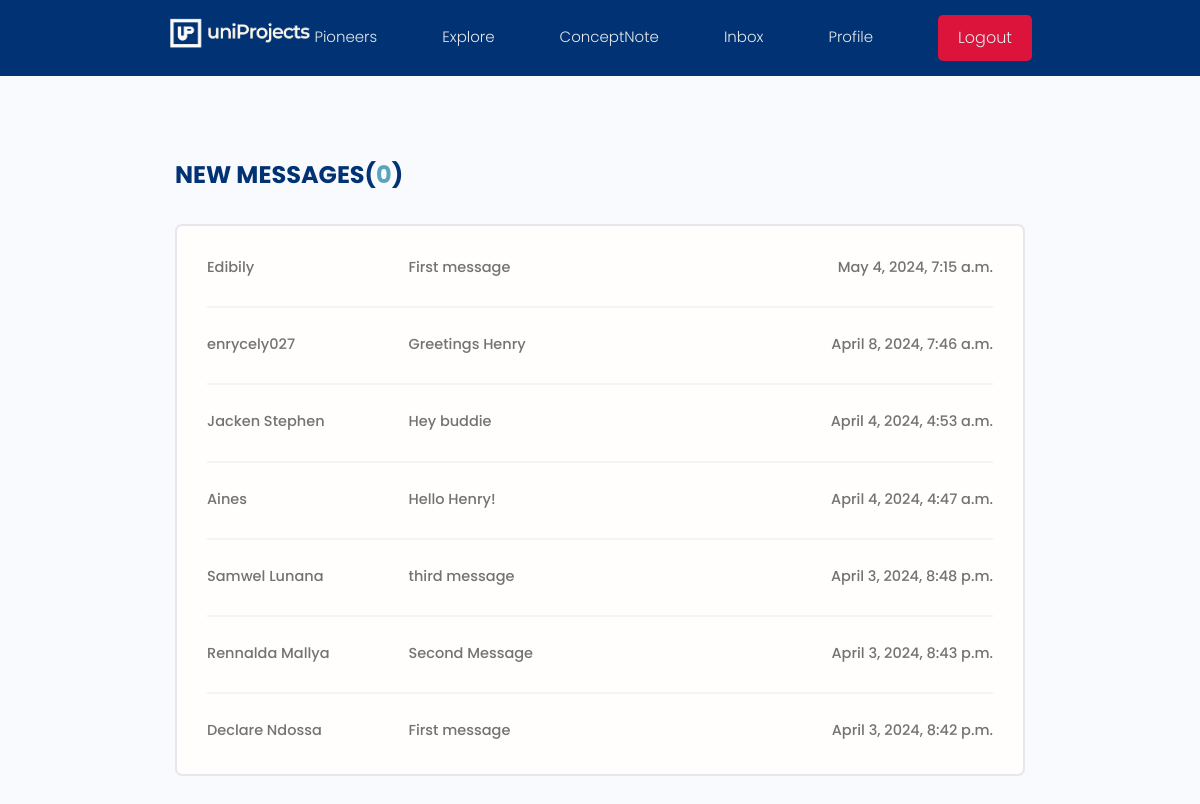
The page /users/inbox/ (signed in) on the database its author committed.
### users/models.py (models this page shows, shortened)
class Message(models.Model):
    sender = models.ForeignKey(Profile, on_delete = models.SET_NULL, blank = True, null = True)
    recipient =  models.ForeignKey(Profile, on_delete = models.SET_NULL, blank = True, null = True, related_name = 'messages')
    name = models.CharField(max_length = 200, null = True, blank = True)
    email = models.EmailField(max_length = 200, null = True, blank = True)
    subject = models.CharField(max_length = 200, null = True, blank = True)
    body = models.TextField()
    is_read = models.BooleanField(default = False, null = True)
    created = models.DateTimeField(auto_now_add = True)
    id = models.UUIDField(default=uuid.uuid4, unique = True,
                          primary_key = True, editable = False)
    class Meta:
        ordering = ['is_read', '-created']

### users/views.py (the view)
# urls.py: path('inbox/', views.inbox, name='inbox'),
@login_required(login_url='login')
def inbox(request):
    profile = request.user.profile
    messageRequests = profile.messages.all()
    unreadMessage = messageRequests.filter(is_read = False).count()
    context = {'messageRequests':messageRequests, 'unreadMessage':unreadMessage }
    return render(request, 'users/inbox.html', context)

### users/templates/users/inbox.html
{% extends 'main.html' %}
{% block content %}
  <main class="inbox my-xl">
    <div class="content-box">
      <h3 class="inbox__title">New Messages(<span>{{unreadMessage}}</span>)</h3>
      <ul class="messages">
        {% for message in messageRequests %}
        {% if message.is_read == False %}
        <li class="message message--unread">
            {% else %}
            <li class="message message">
        {% endif %}
            <a href="{%url 'message' message.id %}">
                <span class="message__author">{{message.name}}</span>
                <span class="message__subject">{{message.subject}}</span>
                <span class="message__date">{{message.created}}</span>
            </a>
        </li>
       {% endfor %}
      </ul>
    </div>
  </main>
{% endblock %}

### static/styles/app.css (style rules this page uses)
:root { --color-sub: #013374; }
.content-box { width: 95%; max-width: 85rem; margin: 0 auto; }
.inbox { height: 90vh; }
.inbox__title, .inbox__title span { font-size: 2.4rem; font-weight: 700; color: var(--color-sub); text-transform: uppercase; text-align: left; margin-bottom: 3rem; }
.inbox__title span { color: var(--color-main); }
.messages { list-style: none; background: var(--color-white); padding: 0.5rem 3rem; border: 2px solid var(--color-light); border-radius: 0.7rem; }
.message { padding: 2.5rem 0; }
.message > a span { font-size: 1.45rem; font-weight: 500; }
.message:not(:last-child) { border-bottom: 2px solid var(--color-white-light); }
.message > a { display: flex; gap: 1rem; }
.message__author, .message__date { flex-basis: 25%; }
.message__subject { flex-basis: 50%; }
.message__date { text-align: right; }

### static/uikit/styles/modules/_variables.css (style rules this page uses)
:root { --color-main: #5aa5b9; --color-main-light: #e6faff; --color-sub: #3f4156; --color-sub-light: #51546e; --color-sub-lighter: #ededfd; --color-text: #737373; --color-gray: #8b8b8b; --color-light: #e5e7eb; --color-light-gray: #767676; --color-bg: #f8fafd; --color-white: #fffefd; --color-white-light: #f3f3f3; --color-success: #359e64; --color-success-bg: #def8e8; --color-error: #fc4b0b; --color-error-bg: #fff2ee; --font-base: 'Poppins', arial, helvetica, 'Segoe UI', roboto, ubuntu, sans-serif; --font-monospace: 'Fira Code', 'Courier New', courier, monospace; --font-regular: 300; --font-medium: 500; --font-bold: 700; --generic-shadow: 1px 1px 5px #00000010; --generic-transition: all 0.3s ease-in-out; }

### static/uikit/styles/modules/_base.css (style rules this page uses)
* { margin: 0; padding: 0; box-sizing: border-box; text-rendering: optimizeLegibility; color: inherit; font-size: inherit; }
html { font-size: 50%; }
@media only screen and (min-width: 480px) { html { font-size: 56.25%; } }
@media only screen and (min-width: 1200px) { html { font-size: 62.5%; } }
body { line-height: 1.6; font-weight: 400; font-size: 1.5rem; color: var(--color-text); background-color: var(--color-bg); min-height: 100vh; }

### static/uikit/styles/modules/_typography.css (style rules this page uses)
* { font-family: var(--font-base); }
h3 { font-size: 3.2rem; font-weight: var(--font-medium); }
p, span, strong { font-size: 1.6rem; color: var(--color-text); font-weight: var(--font-regular); }
a { padding-bottom: 2px; text-decoration: none; display: inline-block; color: var(--color-main); font-weight: var(--font-medium); }

### static/uikit/styles/modules/_utilities.css (style rules this page uses)
.my-xl { margin: 8rem auto; }

### rows shown on the page
Message: name "Edibily", subject "First message", created "May 4, 2024, 7:15 a.m."
Message: name "enrycely027", subject "Greetings Henry", created "April 8, 2024, 7:46 a.m."
Message: name "Jacken Stephen", subject "Hey buddie", created "April 4, 2024, 4:53 a.m."
Message: name "Aines", subject "Hello Henry!", created "April 4, 2024, 4:47 a.m."
Message: name "Samwel Lunana", subject "third message", created "April 3, 2024, 8:48 p.m."
Message: name "Rennalda Mallya", subject "Second Message", created "April 3, 2024, 8:43 p.m."
Message: name "Declare Ndossa", subject "First message", created "April 3, 2024, 8:42 p.m."

### other values the page prints
{{ unreadMessage }} "0"
